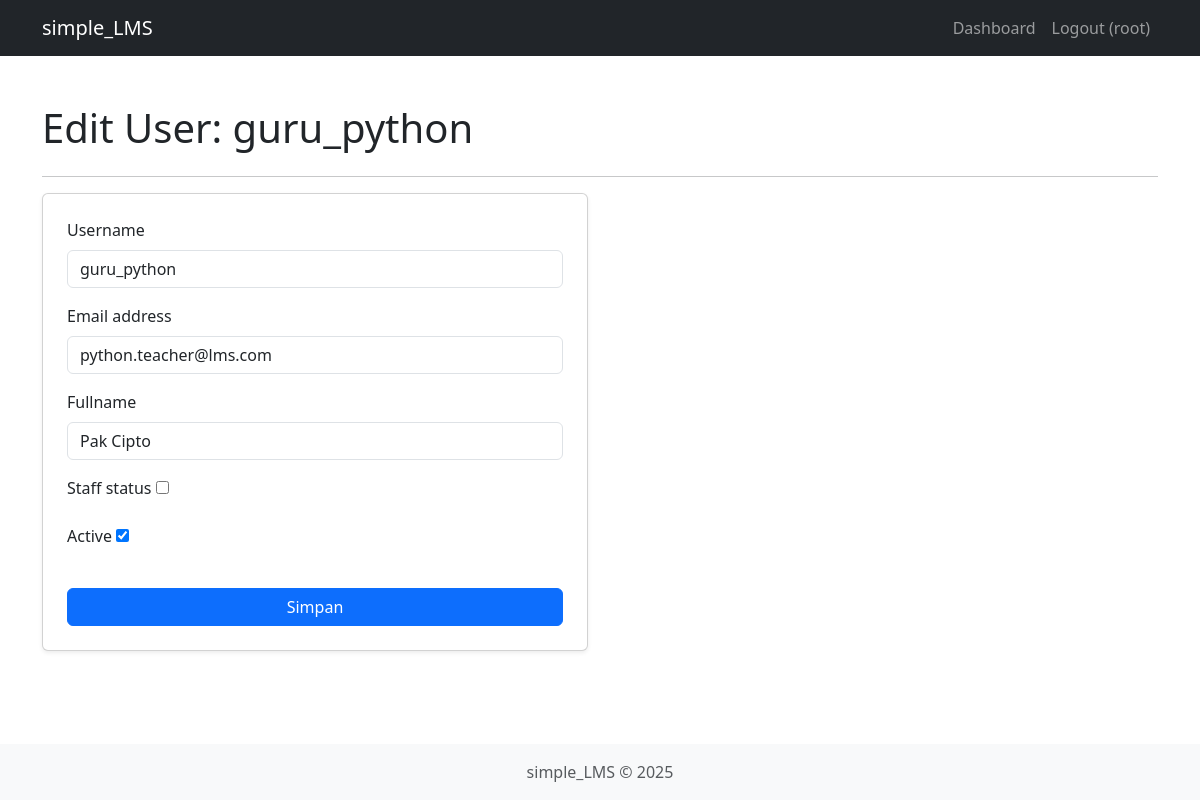
Screenshot of /user/update/6/ (signed in) with the database file from the repository.
### users/models.py (models this page shows, shortened)
class User(AbstractUser):
    fullname = models.CharField(max_length=100, blank=True, null=True)
    first_name = None
    last_name = None

### users/views.py (the view)
# urls.py: path('user/update/<int:pk>/', views.user_update, name='user_update'),
@login_required
@user_passes_test(is_superuser, login_url='/login/')
def user_update(request, pk):
    user = get_object_or_404(User, pk=pk)
    if request.method == 'POST':
        form = UserManagementForm(request.POST, instance=user)
        if form.is_valid():
            form.save()
            messages.success(request, f'Data user {user.username} berhasil diperbarui.')
            return redirect('dashboard')
    else:
        form = UserManagementForm(instance=user)
    context = {'form': form, 'title': f'Edit User: {user.username}'}
    return render(request, 'users/user_form.html', context)

### users/forms.py
class UserManagementForm(forms.ModelForm):
    class Meta:
        model = User
        fields = ('username', 'email', 'fullname', 'is_staff', 'is_active')
        widgets = {
            'username': forms.TextInput(attrs={'class': 'form-control'}),
            'email': forms.EmailInput(attrs={'class': 'form-control'}),
            'fullname': forms.TextInput(attrs={'class': 'form-control'}),
        }

### users/views.py (called while the page is built)
def is_superuser(user):
    return user.is_superuser

### users/templates/users/user_form.html (shortened to what this page needs)
{% extends 'base.html' %}
{% block content %}
<div class="container mt-5">
    <h1 class="mb-4">{{ title }}</h1>
    <hr>
    <div class="row">
        <div class="col-md-6">
            <div class="card p-4 shadow-sm">
                <form method="POST">
                    {% for field in form %}
                        <div class="mb-3">
                            <label for="{{ field.id_for_label }}" class="form-label">{{ field.label }}</label>
                            {{ field }}
                        </div>
                    {% endfor %}
                    <div class="d-grid">
                        <button type="submit" class="btn btn-primary mt-3">Simpan</button>
                    </div>
                </form>
            </div>
        </div>
    </div>
</div>
{% endblock content %}

### templates/base.html (shortened to what this page needs)
<!DOCTYPE html>
<html lang="en">
<head>
    <link href="https://cdn.jsdelivr.net/npm/bootstrap@5.3.3/dist/css/bootstrap.min.css"
          rel="stylesheet"
>
</head>
<body>
    <nav class="navbar navbar-expand-lg navbar-dark bg-dark">
        <div class="container">
            <a class="navbar-brand" href="{% url 'dashboard' %}">simple_LMS</a>
            <div class="collapse navbar-collapse" id="navbarNav">
                <ul class="navbar-nav ms-auto">
                    {% if user.is_authenticated %}
                        <li class="nav-item">
                            <a class="nav-link" href="{% url 'dashboard' %}">Dashboard</a>
                        </li>
                        <li class="nav-item">
                            <a class="nav-link" href="{% url 'logout' %}">Logout ({{ user.username }})</a>
                        </li>
                    {% endif %}
                </ul>
            </div>
        </div>
    </nav>
    <main>
        {% block content %}{% endblock content %}
    </main>
    <footer class="footer mt-auto py-3 bg-light fixed-bottom">
      <div class="container text-center">
        <span class="text-muted">simple_LMS &copy; 2025</span>
      </div>
    </footer>
</body>
</html>

### rows the page displays
User: username "root"
User: form "guru_python" "python.teacher@lms.com" "Pak Cipto" "☑"

### other values shown
{{ title }} "Edit User: guru_python"
{{ field.label }} "Username" "Email address" "Fullname" "Staff status" "Active"
